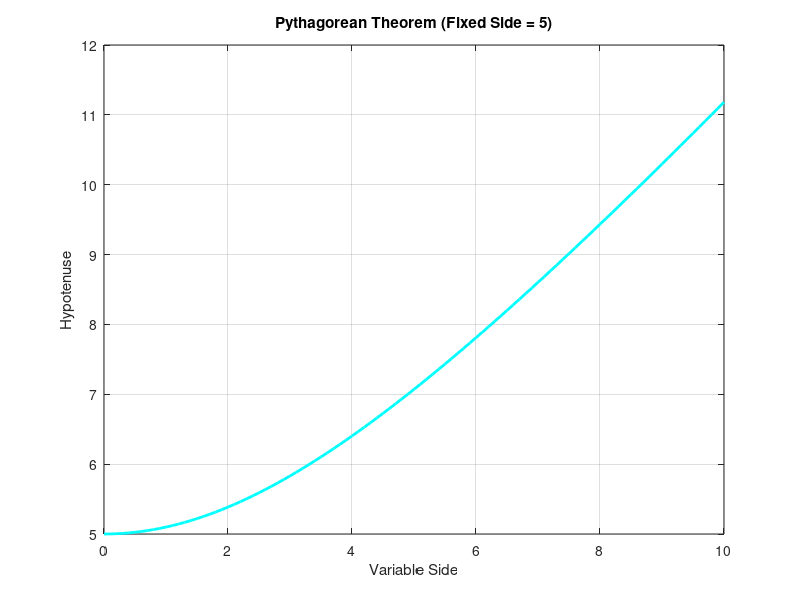

Write the MATLAB code that produced this figure. (Note: this script raises an error after producing the figure.)
% Pythagorean Theorem Plot with CSV Export

% Define the range for variable side and fixed side
variableSide = 0:0.1:10;
fixedSide = 5;

Hypotenuse = sqrt(variableSide.^2 + fixedSide^2);

figure;
plot(variableSide, Hypotenuse, 'c-', 'LineWidth', 2);
xlabel('Variable Side');
ylabel('Hypotenuse');
title(['Pythagorean Theorem (Fixed Side = ' num2str(fixedSide) ')']);
grid on;

data = table(variableSide', Hypotenuse', 'VariableNames', {'VariableSide', 'Hypotenuse'});

csvFileName = 'MatlabPlotterData.csv';
writetable(data, csvFileName);

disp(['Data has been saved to ', csvFileName]);
